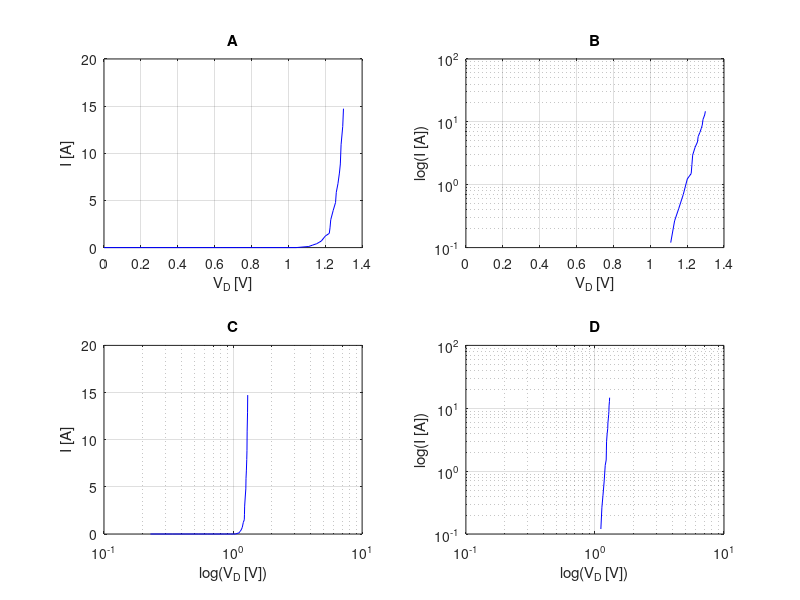
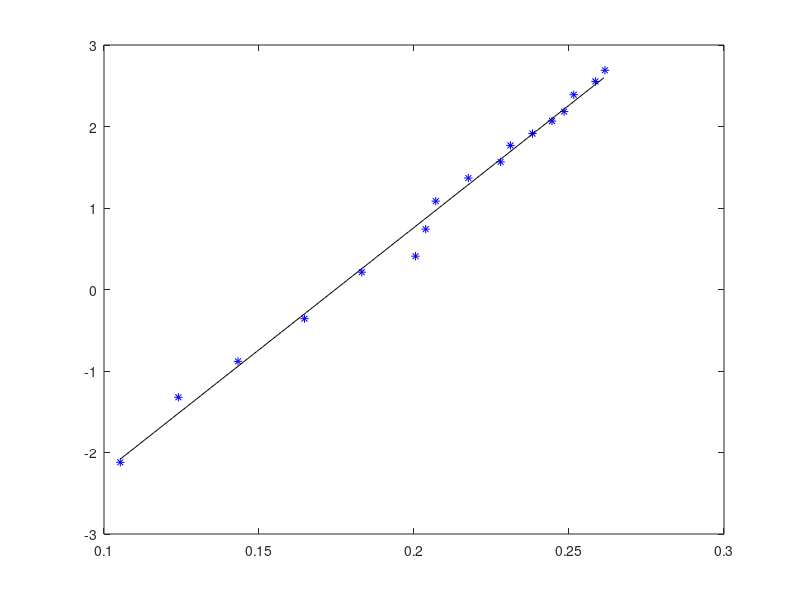

The MATLAB source for these figures, in order:
clear all; close all;
V=[0	0.229	0.341	0.431	0.542	0.636	0.726	0.854	0.954	1.042	1.111	1.132	1.154	1.179	1.201	1.222	1.226	1.23	1.243	1.256	1.26	1.269	1.277	1.282	1.286	1.295	1.299];
I= [0	0	0	0	0	0	0	0	0	0	0.12	0.2665	0.414	0.6989	1.237	1.505	2.097	2.957	3.925	4.785	5.86	6.774	7.903	8.871	10.91	12.85	14.73];
x0=V(11:length(V)); x = log(x0)
y0=I(11:length(I)); y = log(y0) 

figure(1);clf;
%%%%%%%%%%%%%%%%%%%%%%%%  
subplot(2,2,1)
plot(V,I,'-b');grid on; xlabel('V_{D} [V]');ylabel('I [A]'); title('A')
%%%%%%%%%%%%%%%%%%%%%%%%
subplot(2,2,2)
semilogy(V,I,'-b');grid on; xlabel('V_{D} [V]');ylabel('log(I [A])'); title('B')
%%%%%%%%%%%%%%%%%%%%%%%%
subplot(2,2,3)
semilogx(V,I,'-b');grid on; xlabel('log(V_{D} [V])');ylabel('I [A]'); title('C')
%%%%%%%%%%%%%%%%%%%%%%%%
subplot(2,2,4)
loglog(V,I,'-b');grid on; xlabel('log(V_{D} [V])');ylabel('log(I [A])'); title('D')

%%%%%% Linealizacion escala log log con MC
N = size(x)(2)
format long

sxy = sum(x.*y); sxx = sum(x.*x); syy = sum(y.*y); sx = sum(x); sy = sum(y);
a = (((N)*(sxy))-((sx)*(sy)))/(((N)*(sxx))-((sx)*(sx)))
b = (((sxx)*(sy))-((sx)*(sxy)))/(((N)*(sxx))-((sx)*(sx)))
e = (y-((a*x)+b)).^2; sei = sum(e);
incertidumbrea=sqrt((sei)/(N-2))*sqrt((N)/(((N)*(sxx))-((sx)*(sx))))
incertidumbreb=sqrt((sei)/(N-2))*sqrt((sxx)/(((N)*(sxx))-((sx)*(sx))))
r = (((N)*(sxy))-((sx)*(sy)))/(sqrt(((N)*(sxx))-((sx)*(sx)))*sqrt(((N)*(syy))-((sy)*(sy))))
xx = min(x):0.001:max(x); yy = a.*xx+b; 
figure(2); clf; plot(x,y,'*b', xx, yy,'k-')

%%%%%% Calculos eta e incertidumbre
K = 8.617333262e-5; q = 1; T = 300;
eta = (q)/(a*K*T)
deltaeta = (incertidumbrea*q)/(a^2*K*T)
